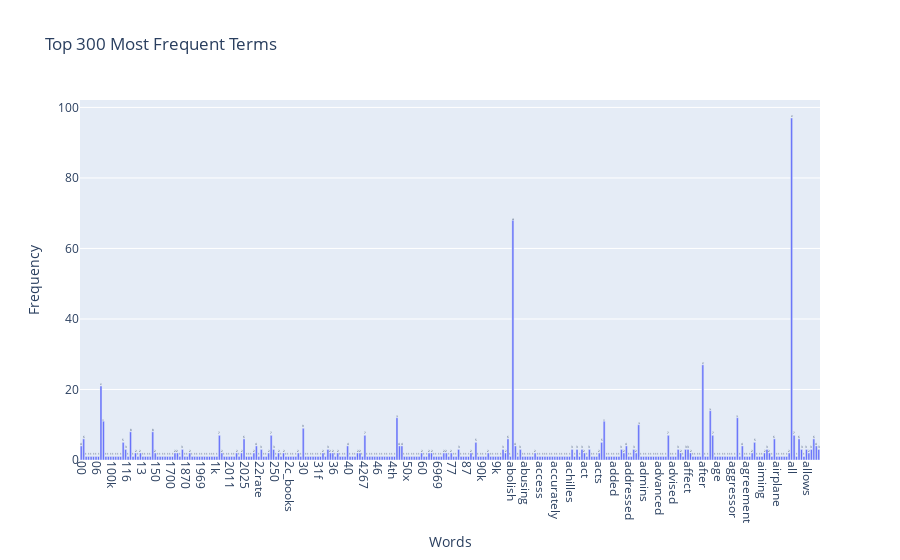

Notebook code for this chart:
### Code cell
# Answer here
import plotly.express as px
import pandas as pd

# 假設 `term_frequencies` 和 `count_vect.get_feature_names_out()` 已經定義

# 創建一個 DataFrame 來進行繪圖
df_plot = pd.DataFrame({
    'Term': count_vect.get_feature_names_out()[:300],  # 前300個詞
    'Frequency': term_frequencies[:300]               # 對應的詞頻
})

# 使用 Plotly 畫條形圖
fig = px.bar(df_plot, 
             x='Term', 
             y='Frequency', 
             title='Top 300 Most Frequent Terms', 
             labels={'Term': 'Words', 'Frequency': 'Frequency'},
             text='Frequency')  # 在條形上顯示頻率

# 調整 X 軸標籤的顯示角度
fig.update_xaxes(tickangle=90)

# 顯示圖表
fig.show()

### Figure 1 — Plotly figure (JSON) as saved in the notebook; plotly's stock layout.template omitted (floating-point values rounded to 4 significant figures; data arrays with more than 128 entries replaced by an {"elided": "..."} marker saying what was removed)
{"data": [{"hovertemplate": "Words=%{x}<br>Frequency=%{text}<extra></extra>", "legendgroup": "", "marker": {"color": "#636efa", "pattern": {"shape": ""}}, "name": "", "orientation": "v", "showlegend": false, "text": {"elided": "300 float values"}, "textposition": "auto", "type": "bar", "x": {"elided": "300 str values"}, "xaxis": "x", "y": {"elided": "300 int values"}, "yaxis": "y"}], "layout": {"barmode": "relative", "legend": {"tracegroupgap": 0}, "title": {"text": "Top 300 Most Frequent Terms"}, "xaxis": {"anchor": "y", "domain": [0, 1], "tickangle": 90, "title": {"text": "Words"}}, "yaxis": {"anchor": "x", "domain": [0, 1], "title": {"text": "Frequency"}}}}
